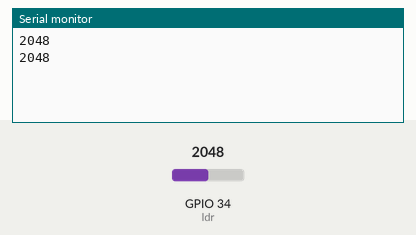
A sketch run on a simulated ESP32. Shown: the last lines printed to the serial monitor. The test bench sets the inputs (shaded band); at power-on: GPIO 34 (ldr) = 2048.

Above: at 1.8 s.
1.9 s: GPIO 34 (ldr) set to 2866
At 2.8 s:
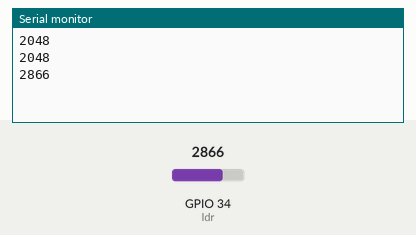
3.4 s: GPIO 34 (ldr) set to 3603
At 4.4 s:
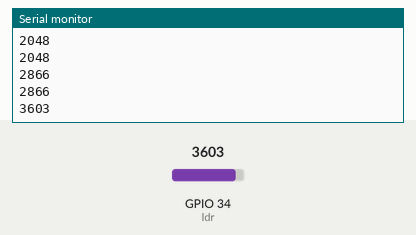
Timing chart, 0 to 6.4 s (numbered marks = the images above; inputs shaded):
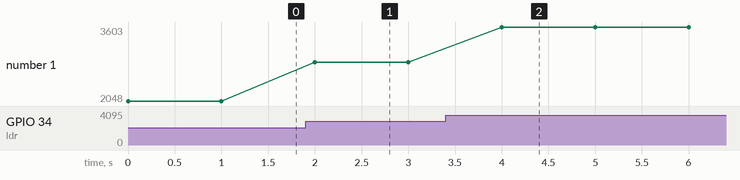

Measured:
- after the input at 1.9 s, the serial monitor: prints a new line after 0.10 s (image 1)
- after the input at 3.4 s, the serial monitor: prints a new line after 0.60 s (image 2)
- plotted number 1: 2048 → 2866 after the input at 1.9 s, 2866 → 3603 after the input at 3.4 s

The sketch:

LDR_ESP32.ino
```cpp
int ldr=34;
void setup() {
  // put your setup code here, to run once:
Serial.begin(115200);
pinMode(ldr,INPUT);
}

void loop() {
  // put your main code here, to run repeatedly:
Serial.println(analogRead(ldr));
delay(1000);
}
```
